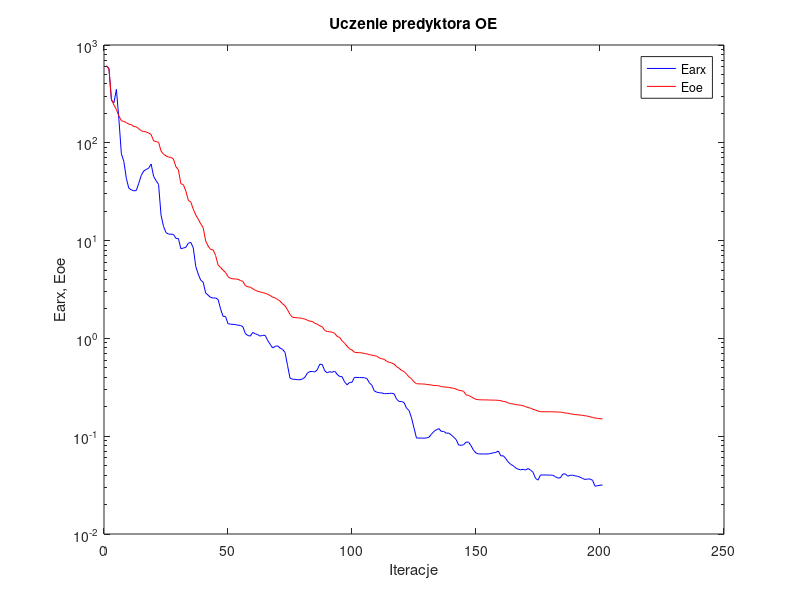
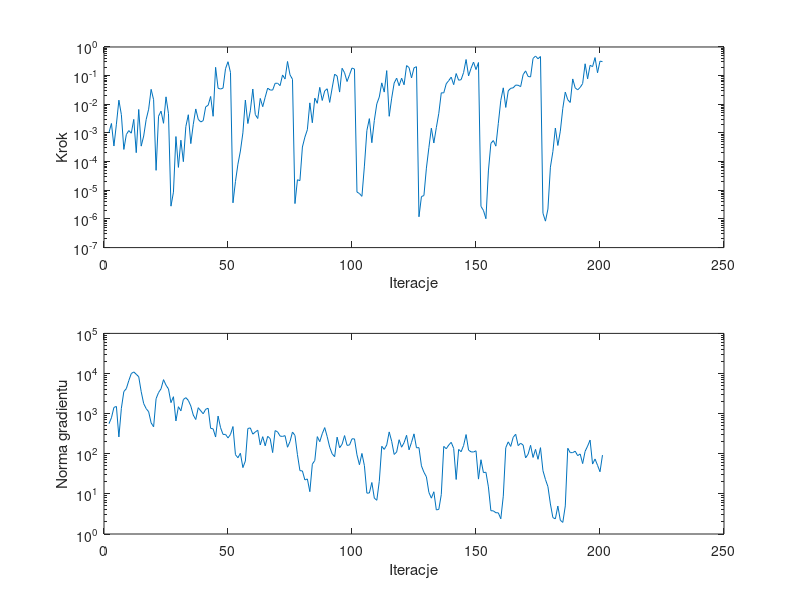

Here is the MATLAB script that generated these plots, in order:
%uczenie predyktora oe
clear all;
n=0; farx(n+1)=6.097893e+002; foe(n+1)=6.145078e+002; wspucz(n+1)=0.000000e+000; ng(n+1)=0.000000e+000;
%odnowa zmiennej metryki
n=1; farx(n+1)=5.695091e+002; foe(n+1)=5.762696e+002; krok(n+1)=1.037622e-003; ng(n+1)=5.618120e+002;
n=2; farx(n+1)=2.712176e+002; foe(n+1)=2.793316e+002; krok(n+1)=2.141344e-003; ng(n+1)=7.886368e+002;
n=3; farx(n+1)=2.568710e+002; foe(n+1)=2.436750e+002; krok(n+1)=3.505202e-004; ng(n+1)=1.430223e+003;
n=4; farx(n+1)=3.515767e+002; foe(n+1)=2.184371e+002; krok(n+1)=2.027075e-003; ng(n+1)=1.510842e+003;
n=5; farx(n+1)=1.746253e+002; foe(n+1)=1.883644e+002; krok(n+1)=1.394089e-002; ng(n+1)=2.625835e+002;
n=6; farx(n+1)=7.731185e+001; foe(n+1)=1.681077e+002; krok(n+1)=4.358385e-003; ng(n+1)=1.354811e+003;
n=7; farx(n+1)=6.447158e+001; foe(n+1)=1.655792e+002; krok(n+1)=2.661414e-004; ng(n+1)=3.554386e+003;
n=8; farx(n+1)=4.343492e+001; foe(n+1)=1.609316e+002; krok(n+1)=8.790130e-004; ng(n+1)=4.193504e+003;
n=9; farx(n+1)=3.434013e+001; foe(n+1)=1.551109e+002; krok(n+1)=1.210414e-003; ng(n+1)=6.660693e+003;
n=10; farx(n+1)=3.300250e+001; foe(n+1)=1.535112e+002; krok(n+1)=9.824964e-004; ng(n+1)=9.969256e+003;
n=11; farx(n+1)=3.233233e+001; foe(n+1)=1.465894e+002; krok(n+1)=2.973498e-003; ng(n+1)=1.095857e+004;
n=12; farx(n+1)=3.246624e+001; foe(n+1)=1.457672e+002; krok(n+1)=2.054008e-004; ng(n+1)=9.569294e+003;
n=13; farx(n+1)=3.848042e+001; foe(n+1)=1.397134e+002; krok(n+1)=6.607631e-003; ng(n+1)=8.318284e+003;
n=14; farx(n+1)=4.622851e+001; foe(n+1)=1.326901e+002; krok(n+1)=3.473499e-004; ng(n+1)=3.526957e+003;
n=15; farx(n+1)=5.144642e+001; foe(n+1)=1.306536e+002; krok(n+1)=7.821151e-004; ng(n+1)=1.780015e+003;
n=16; farx(n+1)=5.338990e+001; foe(n+1)=1.292619e+002; krok(n+1)=2.943935e-003; ng(n+1)=1.333394e+003;
n=17; farx(n+1)=5.504462e+001; foe(n+1)=1.259828e+002; krok(n+1)=6.746361e-003; ng(n+1)=1.117278e+003;
n=18; farx(n+1)=6.066889e+001; foe(n+1)=1.215822e+002; krok(n+1)=3.329590e-002; ng(n+1)=5.890691e+002;
n=19; farx(n+1)=4.542063e+001; foe(n+1)=1.046388e+002; krok(n+1)=1.448480e-002; ng(n+1)=4.700164e+002;
n=20; farx(n+1)=4.100931e+001; foe(n+1)=1.030136e+002; krok(n+1)=4.963293e-005; ng(n+1)=2.358567e+003;
n=21; farx(n+1)=3.751720e+001; foe(n+1)=1.012066e+002; krok(n+1)=3.852167e-003; ng(n+1)=3.359508e+003;
n=22; farx(n+1)=1.822090e+001; foe(n+1)=8.245133e+001; krok(n+1)=5.770731e-003; ng(n+1)=4.161820e+003;
n=23; farx(n+1)=1.397876e+001; foe(n+1)=7.649926e+001; krok(n+1)=2.176076e-003; ng(n+1)=7.032723e+003;
n=24; farx(n+1)=1.206197e+001; foe(n+1)=7.351880e+001; krok(n+1)=1.820180e-002; ng(n+1)=5.123804e+003;
n=25; farx(n+1)=1.167340e+001; foe(n+1)=7.152507e+001; krok(n+1)=4.698731e-003; ng(n+1)=4.120033e+003;
%odnowa zmiennej metryki
n=26; farx(n+1)=1.162530e+001; foe(n+1)=7.098624e+001; krok(n+1)=2.790540e-006; ng(n+1)=1.881187e+003;
n=27; farx(n+1)=1.155806e+001; foe(n+1)=6.818826e+001; krok(n+1)=8.593476e-006; ng(n+1)=2.641968e+003;
n=28; farx(n+1)=1.054845e+001; foe(n+1)=5.689556e+001; krok(n+1)=7.499704e-004; ng(n+1)=6.581765e+002;
n=29; farx(n+1)=1.050974e+001; foe(n+1)=5.295417e+001; krok(n+1)=6.293327e-005; ng(n+1)=1.489335e+003;
n=30; farx(n+1)=8.255044e+000; foe(n+1)=3.810630e+001; krok(n+1)=5.592616e-004; ng(n+1)=1.174636e+003;
n=31; farx(n+1)=8.395630e+000; foe(n+1)=3.736565e+001; krok(n+1)=9.968957e-005; ng(n+1)=2.245960e+003;
n=32; farx(n+1)=8.543243e+000; foe(n+1)=3.211969e+001; krok(n+1)=1.670282e-003; ng(n+1)=2.504425e+003;
n=33; farx(n+1)=9.412057e+000; foe(n+1)=2.582558e+001; krok(n+1)=4.324280e-003; ng(n+1)=2.139252e+003;
n=34; farx(n+1)=9.586401e+000; foe(n+1)=2.479872e+001; krok(n+1)=4.251583e-004; ng(n+1)=1.553692e+003;
n=35; farx(n+1)=8.427742e+000; foe(n+1)=2.097259e+001; krok(n+1)=1.998365e-003; ng(n+1)=9.203172e+002;
n=36; farx(n+1)=5.436728e+000; foe(n+1)=1.827189e+001; krok(n+1)=6.884472e-003; ng(n+1)=7.133238e+002;
n=37; farx(n+1)=4.547281e+000; foe(n+1)=1.656347e+001; krok(n+1)=2.990851e-003; ng(n+1)=1.407708e+003;
n=38; farx(n+1)=3.937144e+000; foe(n+1)=1.483709e+001; krok(n+1)=2.419456e-003; ng(n+1)=1.179073e+003;
n=39; farx(n+1)=3.749176e+000; foe(n+1)=1.353376e+001; krok(n+1)=2.690870e-003; ng(n+1)=9.928370e+002;
n=40; farx(n+1)=2.910364e+000; foe(n+1)=9.904731e+000; krok(n+1)=8.166461e-003; ng(n+1)=1.287314e+003;
n=41; farx(n+1)=2.763031e+000; foe(n+1)=8.791027e+000; krok(n+1)=9.266348e-003; ng(n+1)=1.361465e+003;
n=42; farx(n+1)=2.622255e+000; foe(n+1)=8.105659e+000; krok(n+1)=1.879492e-002; ng(n+1)=4.304488e+002;
n=43; farx(n+1)=2.587202e+000; foe(n+1)=8.047738e+000; krok(n+1)=3.818612e-003; ng(n+1)=4.172762e+002;
n=44; farx(n+1)=2.592551e+000; foe(n+1)=7.043697e+000; krok(n+1)=1.951976e-001; ng(n+1)=2.614258e+002;
n=45; farx(n+1)=2.499316e+000; foe(n+1)=5.644748e+000; krok(n+1)=3.637216e-002; ng(n+1)=8.697296e+002;
n=46; farx(n+1)=2.005188e+000; foe(n+1)=5.317629e+000; krok(n+1)=3.413297e-002; ng(n+1)=4.470054e+002;
n=47; farx(n+1)=1.681940e+000; foe(n+1)=4.976368e+000; krok(n+1)=3.670029e-002; ng(n+1)=3.031418e+002;
n=48; farx(n+1)=1.673702e+000; foe(n+1)=4.719972e+000; krok(n+1)=1.752988e-001; ng(n+1)=3.038457e+002;
n=49; farx(n+1)=1.412939e+000; foe(n+1)=4.278126e+000; krok(n+1)=3.057702e-001; ng(n+1)=2.481084e+002;
n=50; farx(n+1)=1.398946e+000; foe(n+1)=4.111979e+000; krok(n+1)=1.292164e-001; ng(n+1)=3.031480e+002;
%odnowa zmiennej metryki
n=51; farx(n+1)=1.390993e+000; foe(n+1)=4.064601e+000; krok(n+1)=3.652351e-006; ng(n+1)=4.770097e+002;
n=52; farx(n+1)=1.384677e+000; foe(n+1)=4.051859e+000; krok(n+1)=2.003236e-005; ng(n+1)=9.488250e+001;
n=53; farx(n+1)=1.363331e+000; foe(n+1)=4.023787e+000; krok(n+1)=8.155422e-005; ng(n+1)=7.956825e+001;
n=54; farx(n+1)=1.358090e+000; foe(n+1)=3.910957e+000; krok(n+1)=2.345280e-004; ng(n+1)=1.029842e+002;
n=55; farx(n+1)=1.316860e+000; foe(n+1)=3.832279e+000; krok(n+1)=1.006932e-003; ng(n+1)=4.520574e+001;
n=56; farx(n+1)=1.120022e+000; foe(n+1)=3.457831e+000; krok(n+1)=1.406421e-002; ng(n+1)=6.590937e+001;
n=57; farx(n+1)=1.070524e+000; foe(n+1)=3.369646e+000; krok(n+1)=2.133311e-003; ng(n+1)=4.262657e+002;
n=58; farx(n+1)=1.056142e+000; foe(n+1)=3.341214e+000; krok(n+1)=5.915258e-003; ng(n+1)=4.408390e+002;
n=59; farx(n+1)=1.152650e+000; foe(n+1)=3.220585e+000; krok(n+1)=3.411686e-002; ng(n+1)=3.078126e+002;
n=60; farx(n+1)=1.114090e+000; foe(n+1)=3.101199e+000; krok(n+1)=4.403244e-003; ng(n+1)=3.480423e+002;
n=61; farx(n+1)=1.091690e+000; foe(n+1)=3.033436e+000; krok(n+1)=3.195265e-003; ng(n+1)=3.862015e+002;
n=62; farx(n+1)=1.055571e+000; foe(n+1)=2.984526e+000; krok(n+1)=1.605804e-002; ng(n+1)=1.657956e+002;
n=63; farx(n+1)=1.074887e+000; foe(n+1)=2.942267e+000; krok(n+1)=8.252536e-003; ng(n+1)=2.667493e+002;
n=64; farx(n+1)=1.075578e+000; foe(n+1)=2.894255e+000; krok(n+1)=1.771116e-002; ng(n+1)=1.576365e+002;
n=65; farx(n+1)=9.509495e-001; foe(n+1)=2.823855e+000; krok(n+1)=3.669314e-002; ng(n+1)=2.720504e+002;
n=66; farx(n+1)=8.711574e-001; foe(n+1)=2.750518e+000; krok(n+1)=3.153338e-002; ng(n+1)=2.391881e+002;
n=67; farx(n+1)=7.984080e-001; foe(n+1)=2.638860e+000; krok(n+1)=3.130011e-002; ng(n+1)=1.069582e+002;
n=68; farx(n+1)=8.292429e-001; foe(n+1)=2.593491e+000; krok(n+1)=5.398698e-002; ng(n+1)=3.779136e+002;
n=69; farx(n+1)=8.390500e-001; foe(n+1)=2.499364e+000; krok(n+1)=5.440189e-002; ng(n+1)=3.513590e+002;
n=70; farx(n+1)=7.966009e-001; foe(n+1)=2.405962e+000; krok(n+1)=4.486711e-002; ng(n+1)=2.755653e+002;
n=71; farx(n+1)=7.724010e-001; foe(n+1)=2.258877e+000; krok(n+1)=1.057059e-001; ng(n+1)=2.706193e+002;
n=72; farx(n+1)=7.187118e-001; foe(n+1)=2.153709e+000; krok(n+1)=7.610620e-002; ng(n+1)=2.827824e+002;
n=73; farx(n+1)=5.303443e-001; foe(n+1)=1.959153e+000; krok(n+1)=3.118032e-001; ng(n+1)=1.453526e+002;
n=74; farx(n+1)=3.921957e-001; foe(n+1)=1.757700e+000; krok(n+1)=1.067078e-001; ng(n+1)=2.018449e+002;
n=75; farx(n+1)=3.831338e-001; foe(n+1)=1.645595e+000; krok(n+1)=7.478469e-002; ng(n+1)=3.482950e+002;
%odnowa zmiennej metryki
n=76; farx(n+1)=3.811304e-001; foe(n+1)=1.632256e+000; krok(n+1)=3.434616e-006; ng(n+1)=2.863173e+002;
n=77; farx(n+1)=3.785120e-001; foe(n+1)=1.622160e+000; krok(n+1)=2.331194e-005; ng(n+1)=9.490023e+001;
n=78; farx(n+1)=3.776023e-001; foe(n+1)=1.620155e+000; krok(n+1)=2.167257e-005; ng(n+1)=3.794076e+001;
n=79; farx(n+1)=3.840163e-001; foe(n+1)=1.596747e+000; krok(n+1)=3.232817e-004; ng(n+1)=3.732548e+001;
n=80; farx(n+1)=4.001209e-001; foe(n+1)=1.575324e+000; krok(n+1)=7.138862e-004; ng(n+1)=2.226546e+001;
n=81; farx(n+1)=4.415792e-001; foe(n+1)=1.535697e+000; krok(n+1)=1.300439e-003; ng(n+1)=2.356781e+001;
n=82; farx(n+1)=4.579010e-001; foe(n+1)=1.499049e+000; krok(n+1)=1.121678e-002; ng(n+1)=1.135962e+001;
n=83; farx(n+1)=4.589297e-001; foe(n+1)=1.490625e+000; krok(n+1)=2.273260e-003; ng(n+1)=5.501449e+001;
n=84; farx(n+1)=4.542866e-001; foe(n+1)=1.427090e+000; krok(n+1)=1.647425e-002; ng(n+1)=6.795416e+001;
n=85; farx(n+1)=4.777359e-001; foe(n+1)=1.397079e+000; krok(n+1)=1.082825e-002; ng(n+1)=2.672941e+002;
n=86; farx(n+1)=5.449021e-001; foe(n+1)=1.345471e+000; krok(n+1)=3.899500e-002; ng(n+1)=2.000211e+002;
n=87; farx(n+1)=5.412327e-001; foe(n+1)=1.315778e+000; krok(n+1)=1.360507e-002; ng(n+1)=3.157138e+002;
n=88; farx(n+1)=4.661556e-001; foe(n+1)=1.207080e+000; krok(n+1)=2.936823e-002; ng(n+1)=4.488202e+002;
n=89; farx(n+1)=4.449549e-001; foe(n+1)=1.175395e+000; krok(n+1)=3.481722e-002; ng(n+1)=2.668674e+002;
n=90; farx(n+1)=4.574292e-001; foe(n+1)=1.169582e+000; krok(n+1)=1.165759e-002; ng(n+1)=1.464234e+002;
n=91; farx(n+1)=4.497538e-001; foe(n+1)=1.155516e+000; krok(n+1)=3.726804e-002; ng(n+1)=9.978115e+001;
n=92; farx(n+1)=4.636651e-001; foe(n+1)=1.128811e+000; krok(n+1)=1.124683e-001; ng(n+1)=8.456380e+001;
n=93; farx(n+1)=4.292545e-001; foe(n+1)=1.048032e+000; krok(n+1)=9.656284e-002; ng(n+1)=2.595128e+002;
n=94; farx(n+1)=4.078326e-001; foe(n+1)=1.024267e+000; krok(n+1)=2.667694e-002; ng(n+1)=1.412454e+002;
n=95; farx(n+1)=4.056800e-001; foe(n+1)=9.467068e-001; krok(n+1)=1.807191e-001; ng(n+1)=1.719968e+002;
n=96; farx(n+1)=3.595632e-001; foe(n+1)=8.960773e-001; krok(n+1)=1.261335e-001; ng(n+1)=2.839851e+002;
n=97; farx(n+1)=3.355370e-001; foe(n+1)=8.325591e-001; krok(n+1)=6.239635e-002; ng(n+1)=1.620161e+002;
n=98; farx(n+1)=3.545202e-001; foe(n+1)=7.842429e-001; krok(n+1)=1.071906e-001; ng(n+1)=1.651649e+002;
n=99; farx(n+1)=3.560135e-001; foe(n+1)=7.608298e-001; krok(n+1)=1.845727e-001; ng(n+1)=2.357607e+002;
n=100; farx(n+1)=3.997818e-001; foe(n+1)=7.214274e-001; krok(n+1)=1.697026e-001; ng(n+1)=2.347457e+002;
%odnowa zmiennej metryki
n=101; farx(n+1)=3.986110e-001; foe(n+1)=7.163472e-001; krok(n+1)=8.671956e-006; ng(n+1)=9.403394e+001;
n=102; farx(n+1)=3.980800e-001; foe(n+1)=7.141785e-001; krok(n+1)=7.698578e-006; ng(n+1)=5.324865e+001;
n=103; farx(n+1)=3.972116e-001; foe(n+1)=7.108780e-001; krok(n+1)=6.137476e-006; ng(n+1)=1.019060e+002;
n=104; farx(n+1)=3.965971e-001; foe(n+1)=7.007511e-001; krok(n+1)=6.991253e-005; ng(n+1)=5.054463e+001;
n=105; farx(n+1)=3.894335e-001; foe(n+1)=6.948054e-001; krok(n+1)=1.220049e-003; ng(n+1)=1.043352e+001;
n=106; farx(n+1)=3.520488e-001; foe(n+1)=6.811188e-001; krok(n+1)=3.162104e-003; ng(n+1)=1.052583e+001;
n=107; farx(n+1)=3.321436e-001; foe(n+1)=6.746914e-001; krok(n+1)=4.571640e-004; ng(n+1)=1.921903e+001;
n=108; farx(n+1)=2.903815e-001; foe(n+1)=6.657872e-001; krok(n+1)=2.739044e-003; ng(n+1)=7.844481e+000;
n=109; farx(n+1)=2.818577e-001; foe(n+1)=6.572977e-001; krok(n+1)=1.033570e-002; ng(n+1)=6.925061e+000;
n=110; farx(n+1)=2.780672e-001; foe(n+1)=6.314970e-001; krok(n+1)=1.793370e-002; ng(n+1)=2.056933e+001;
n=111; farx(n+1)=2.770514e-001; foe(n+1)=6.195469e-001; krok(n+1)=5.598693e-002; ng(n+1)=1.536941e+002;
n=112; farx(n+1)=2.721142e-001; foe(n+1)=6.107849e-001; krok(n+1)=2.667694e-002; ng(n+1)=1.285442e+002;
n=113; farx(n+1)=2.725210e-001; foe(n+1)=5.819771e-001; krok(n+1)=1.497423e-001; ng(n+1)=1.659036e+002;
n=114; farx(n+1)=2.735209e-001; foe(n+1)=5.699234e-001; krok(n+1)=3.813159e-003; ng(n+1)=3.502802e+002;
n=115; farx(n+1)=2.752293e-001; foe(n+1)=5.609830e-001; krok(n+1)=1.638666e-002; ng(n+1)=2.045260e+002;
n=116; farx(n+1)=2.705703e-001; foe(n+1)=5.453047e-001; krok(n+1)=5.507577e-002; ng(n+1)=9.608370e+001;
n=117; farx(n+1)=2.383821e-001; foe(n+1)=5.137905e-001; krok(n+1)=8.191626e-002; ng(n+1)=1.104590e+002;
n=118; farx(n+1)=2.268641e-001; foe(n+1)=4.947409e-001; krok(n+1)=4.438543e-002; ng(n+1)=2.237721e+002;
n=119; farx(n+1)=2.263361e-001; foe(n+1)=4.705698e-001; krok(n+1)=8.153064e-002; ng(n+1)=1.455946e+002;
n=120; farx(n+1)=2.205756e-001; foe(n+1)=4.572226e-001; krok(n+1)=4.799811e-002; ng(n+1)=1.888919e+002;
n=121; farx(n+1)=1.931213e-001; foe(n+1)=4.311327e-001; krok(n+1)=2.242518e-001; ng(n+1)=2.883445e+002;
n=122; farx(n+1)=1.831735e-001; foe(n+1)=4.042349e-001; krok(n+1)=1.919189e-001; ng(n+1)=1.252746e+002;
n=123; farx(n+1)=1.540915e-001; foe(n+1)=3.864101e-001; krok(n+1)=8.316649e-002; ng(n+1)=1.926322e+002;
n=124; farx(n+1)=1.210949e-001; foe(n+1)=3.590303e-001; krok(n+1)=1.872762e-001; ng(n+1)=3.132775e+002;
n=125; farx(n+1)=9.579059e-002; foe(n+1)=3.444686e-001; krok(n+1)=2.051030e-001; ng(n+1)=1.407634e+002;
%odnowa zmiennej metryki
n=126; farx(n+1)=9.572447e-002; foe(n+1)=3.428543e-001; krok(n+1)=1.189461e-006; ng(n+1)=1.421724e+002;
n=127; farx(n+1)=9.561402e-002; foe(n+1)=3.419973e-001; krok(n+1)=6.043919e-006; ng(n+1)=4.986129e+001;
n=128; farx(n+1)=9.550833e-002; foe(n+1)=3.416204e-001; krok(n+1)=6.550288e-006; ng(n+1)=3.468579e+001;
n=129; farx(n+1)=9.600314e-002; foe(n+1)=3.387666e-001; krok(n+1)=5.936963e-005; ng(n+1)=2.664676e+001;
n=130; farx(n+1)=9.745712e-002; foe(n+1)=3.368559e-001; krok(n+1)=3.083279e-004; ng(n+1)=1.088639e+001;
n=131; farx(n+1)=1.045971e-001; foe(n+1)=3.333731e-001; krok(n+1)=1.469780e-003; ng(n+1)=7.826767e+000;
n=132; farx(n+1)=1.118506e-001; foe(n+1)=3.302351e-001; krok(n+1)=4.470330e-004; ng(n+1)=1.129539e+001;
n=133; farx(n+1)=1.162095e-001; foe(n+1)=3.293562e-001; krok(n+1)=1.532691e-003; ng(n+1)=3.985868e+000;
n=134; farx(n+1)=1.195854e-001; foe(n+1)=3.278242e-001; krok(n+1)=4.849441e-003; ng(n+1)=4.105278e+000;
n=135; farx(n+1)=1.119833e-001; foe(n+1)=3.216748e-001; krok(n+1)=2.517497e-002; ng(n+1)=9.591188e+000;
n=136; farx(n+1)=1.118448e-001; foe(n+1)=3.191848e-001; krok(n+1)=2.502130e-002; ng(n+1)=1.525528e+002;
n=137; farx(n+1)=1.073339e-001; foe(n+1)=3.174172e-001; krok(n+1)=5.208958e-002; ng(n+1)=1.332941e+002;
n=138; farx(n+1)=1.077033e-001; foe(n+1)=3.151392e-001; krok(n+1)=6.700045e-002; ng(n+1)=1.647242e+002;
n=139; farx(n+1)=1.031008e-001; foe(n+1)=3.119981e-001; krok(n+1)=8.877087e-002; ng(n+1)=1.928249e+002;
n=140; farx(n+1)=9.802367e-002; foe(n+1)=3.083878e-001; krok(n+1)=4.838350e-002; ng(n+1)=1.362293e+002;
n=141; farx(n+1)=9.228168e-002; foe(n+1)=3.036236e-001; krok(n+1)=1.183650e-001; ng(n+1)=2.284605e+001;
n=142; farx(n+1)=8.126650e-002; foe(n+1)=2.950097e-001; krok(n+1)=6.918848e-002; ng(n+1)=1.282821e+002;
n=143; farx(n+1)=8.069646e-002; foe(n+1)=2.925482e-001; krok(n+1)=7.233428e-002; ng(n+1)=1.122268e+002;
n=144; farx(n+1)=8.185866e-002; foe(n+1)=2.873916e-001; krok(n+1)=1.288588e-001; ng(n+1)=1.611038e+002;
n=145; farx(n+1)=8.711463e-002; foe(n+1)=2.646419e-001; krok(n+1)=3.655097e-001; ng(n+1)=3.010098e+002;
n=146; farx(n+1)=8.688810e-002; foe(n+1)=2.609384e-001; krok(n+1)=9.809225e-002; ng(n+1)=1.231013e+002;
n=147; farx(n+1)=7.996190e-002; foe(n+1)=2.535651e-001; krok(n+1)=1.794664e-001; ng(n+1)=1.115078e+002;
n=148; farx(n+1)=7.186930e-002; foe(n+1)=2.445193e-001; krok(n+1)=2.978305e-001; ng(n+1)=1.106315e+002;
n=149; farx(n+1)=6.737592e-002; foe(n+1)=2.385827e-001; krok(n+1)=1.630613e-001; ng(n+1)=1.185603e+002;
n=150; farx(n+1)=6.590173e-002; foe(n+1)=2.361854e-001; krok(n+1)=2.868245e-001; ng(n+1)=2.334755e+001;
%odnowa zmiennej metryki
n=151; farx(n+1)=6.584784e-002; foe(n+1)=2.353833e-001; krok(n+1)=2.746156e-006; ng(n+1)=7.100805e+001;
n=152; farx(n+1)=6.580501e-002; foe(n+1)=2.351887e-001; krok(n+1)=1.980247e-006; ng(n+1)=3.391816e+001;
n=153; farx(n+1)=6.577898e-002; foe(n+1)=2.350984e-001; krok(n+1)=1.019199e-006; ng(n+1)=3.463357e+001;
n=154; farx(n+1)=6.588680e-002; foe(n+1)=2.345834e-001; krok(n+1)=4.729405e-005; ng(n+1)=1.493764e+001;
n=155; farx(n+1)=6.672147e-002; foe(n+1)=2.341673e-001; krok(n+1)=4.325549e-004; ng(n+1)=3.802282e+000;
n=156; farx(n+1)=6.766330e-002; foe(n+1)=2.338239e-001; krok(n+1)=5.440190e-004; ng(n+1)=3.776337e+000;
n=157; farx(n+1)=6.823692e-002; foe(n+1)=2.336385e-001; krok(n+1)=3.467612e-004; ng(n+1)=3.389759e+000;
n=158; farx(n+1)=7.051654e-002; foe(n+1)=2.325652e-001; krok(n+1)=2.171369e-003; ng(n+1)=3.368126e+000;
n=159; farx(n+1)=6.293996e-002; foe(n+1)=2.308194e-001; krok(n+1)=1.376948e-002; ng(n+1)=2.393555e+000;
n=160; farx(n+1)=6.308479e-002; foe(n+1)=2.266182e-001; krok(n+1)=3.751412e-002; ng(n+1)=8.775839e+000;
n=161; farx(n+1)=5.899606e-002; foe(n+1)=2.249878e-001; krok(n+1)=7.780842e-003; ng(n+1)=1.418098e+002;
n=162; farx(n+1)=5.446069e-002; foe(n+1)=2.187075e-001; krok(n+1)=2.959126e-002; ng(n+1)=1.980030e+002;
n=163; farx(n+1)=5.149050e-002; foe(n+1)=2.153693e-001; krok(n+1)=3.618094e-002; ng(n+1)=1.523914e+002;
n=164; farx(n+1)=4.988058e-002; foe(n+1)=2.136417e-001; krok(n+1)=3.762076e-002; ng(n+1)=2.577883e+002;
n=165; farx(n+1)=4.733797e-002; foe(n+1)=2.105431e-001; krok(n+1)=4.681906e-002; ng(n+1)=3.060372e+002;
n=166; farx(n+1)=4.600171e-002; foe(n+1)=2.089821e-001; krok(n+1)=4.614317e-002; ng(n+1)=1.595063e+002;
n=167; farx(n+1)=4.536918e-002; foe(n+1)=2.077142e-001; krok(n+1)=4.138946e-002; ng(n+1)=1.829378e+002;
n=168; farx(n+1)=4.580418e-002; foe(n+1)=2.048734e-001; krok(n+1)=1.079418e-001; ng(n+1)=1.647199e+002;
n=169; farx(n+1)=4.514782e-002; foe(n+1)=2.003281e-001; krok(n+1)=1.468011e-001; ng(n+1)=7.885359e+001;
n=170; farx(n+1)=4.670860e-002; foe(n+1)=1.965112e-001; krok(n+1)=9.373676e-002; ng(n+1)=9.738450e+001;
n=171; farx(n+1)=4.503486e-002; foe(n+1)=1.934112e-001; krok(n+1)=9.019770e-002; ng(n+1)=1.624033e+002;
n=172; farx(n+1)=4.276363e-002; foe(n+1)=1.883635e-001; krok(n+1)=3.985391e-001; ng(n+1)=8.091095e+001;
n=173; farx(n+1)=3.706697e-002; foe(n+1)=1.849371e-001; krok(n+1)=4.819709e-001; ng(n+1)=1.286113e+002;
n=174; farx(n+1)=3.557360e-002; foe(n+1)=1.806357e-001; krok(n+1)=3.881773e-001; ng(n+1)=7.275426e+001;
n=175; farx(n+1)=4.013190e-002; foe(n+1)=1.779839e-001; krok(n+1)=4.641165e-001; ng(n+1)=1.419046e+002;
%odnowa zmiennej metryki
n=176; farx(n+1)=4.010913e-002; foe(n+1)=1.778543e-001; krok(n+1)=1.576795e-006; ng(n+1)=3.779194e+001;
n=177; farx(n+1)=4.009734e-002; foe(n+1)=1.778179e-001; krok(n+1)=8.382948e-007; ng(n+1)=2.291001e+001;
n=178; farx(n+1)=4.008070e-002; foe(n+1)=1.777812e-001; krok(n+1)=2.208309e-006; ng(n+1)=1.515464e+001;
n=179; farx(n+1)=4.003376e-002; foe(n+1)=1.776657e-001; krok(n+1)=6.408173e-005; ng(n+1)=5.603262e+000;
n=180; farx(n+1)=3.985328e-002; foe(n+1)=1.775812e-001; krok(n+1)=2.247399e-004; ng(n+1)=2.561527e+000;
n=181; farx(n+1)=3.853658e-002; foe(n+1)=1.771137e-001; krok(n+1)=1.486749e-003; ng(n+1)=2.384813e+000;
n=182; farx(n+1)=3.736356e-002; foe(n+1)=1.766127e-001; krok(n+1)=3.657739e-004; ng(n+1)=4.973024e+000;
n=183; farx(n+1)=3.753650e-002; foe(n+1)=1.763590e-001; krok(n+1)=1.159004e-003; ng(n+1)=2.206569e+000;
n=184; farx(n+1)=4.097327e-002; foe(n+1)=1.751424e-001; krok(n+1)=7.242402e-003; ng(n+1)=1.944751e+000;
n=185; farx(n+1)=4.119113e-002; foe(n+1)=1.724998e-001; krok(n+1)=2.667694e-002; ng(n+1)=5.012456e+000;
n=186; farx(n+1)=3.904396e-002; foe(n+1)=1.717897e-001; krok(n+1)=1.438335e-002; ng(n+1)=1.371397e+002;
n=187; farx(n+1)=3.988411e-002; foe(n+1)=1.694653e-001; krok(n+1)=1.159819e-002; ng(n+1)=1.065856e+002;
n=188; farx(n+1)=3.993449e-002; foe(n+1)=1.678534e-001; krok(n+1)=7.680579e-002; ng(n+1)=1.067656e+002;
n=189; farx(n+1)=3.924981e-002; foe(n+1)=1.664011e-001; krok(n+1)=3.739234e-002; ng(n+1)=1.159707e+002;
n=190; farx(n+1)=3.891528e-002; foe(n+1)=1.655512e-001; krok(n+1)=3.192743e-002; ng(n+1)=8.960072e+001;
n=191; farx(n+1)=3.807121e-002; foe(n+1)=1.646193e-001; krok(n+1)=3.882853e-002; ng(n+1)=9.905408e+001;
n=192; farx(n+1)=3.694080e-002; foe(n+1)=1.634425e-001; krok(n+1)=5.286105e-002; ng(n+1)=5.684715e+001;
n=193; farx(n+1)=3.610434e-002; foe(n+1)=1.616235e-001; krok(n+1)=2.592992e-001; ng(n+1)=1.151512e+002;
n=194; farx(n+1)=3.650733e-002; foe(n+1)=1.604573e-001; krok(n+1)=7.729026e-002; ng(n+1)=1.551654e+002;
n=195; farx(n+1)=3.651208e-002; foe(n+1)=1.576806e-001; krok(n+1)=2.292046e-001; ng(n+1)=2.192647e+002;
n=196; farx(n+1)=3.539303e-002; foe(n+1)=1.558532e-001; krok(n+1)=2.063035e-001; ng(n+1)=5.536419e+001;
n=197; farx(n+1)=3.080272e-002; foe(n+1)=1.534052e-001; krok(n+1)=4.268310e-001; ng(n+1)=7.397473e+001;
n=198; farx(n+1)=3.116619e-002; foe(n+1)=1.523215e-001; krok(n+1)=1.259999e-001; ng(n+1)=5.160492e+001;
n=199; farx(n+1)=3.152275e-002; foe(n+1)=1.510695e-001; krok(n+1)=3.202323e-001; ng(n+1)=3.560795e+001;
n=200; farx(n+1)=3.169841e-002; foe(n+1)=1.501085e-001; krok(n+1)=3.091610e-001; ng(n+1)=9.261345e+001;

figure; semilogy(farx,'b'); hold on; semilogy(foe,'r'); xlabel('Iteracje'); ylabel('Earx, Eoe'); legend('Earx','Eoe'); title('Uczenie predyktora OE');
figure; subplot(2,1,1); semilogy(krok); xlabel('Iteracje'); ylabel('Krok');
subplot(2,1,2); semilogy(ng); xlabel('Iteracje'); ylabel('Norma gradientu');
Earx=farx(n+1)
Eoe=foe(n+1)
